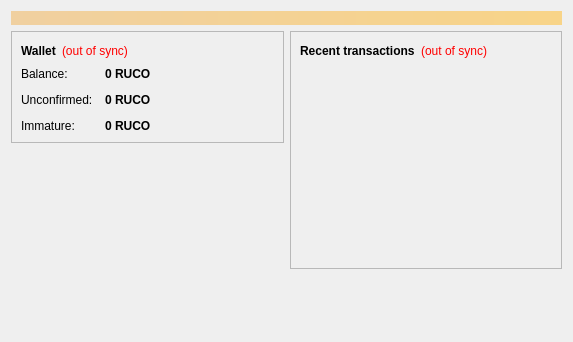
<?xml version="1.0" encoding="UTF-8"?>
<ui version="4.0">
 <class>OverviewPage</class>
 <widget class="QWidget" name="OverviewPage">
  <property name="geometry">
   <rect>
    <x>0</x>
    <y>0</y>
    <width>573</width>
    <height>342</height>
   </rect>
  </property>
  <property name="windowTitle">
   <string>Form</string>
  </property>
  <layout class="QVBoxLayout" name="topLayout">
   <item>
    <widget class="QLabel" name="labelAlerts">
     <property name="visible">
      <bool>false</bool>
     </property>
     <property name="styleSheet">
      <string notr="true">background-color: qlineargradient(x1: 0, y1: 0, x2: 1, y2: 0, stop:0 #F0D0A0, stop:1 #F8D488); color:#000000;</string>
     </property>
     <property name="wordWrap">
      <bool>true</bool>
     </property>
     <property name="margin">
      <number>3</number>
     </property>
    </widget>
   </item>
   <item>
    <layout class="QHBoxLayout" name="horizontalLayout" stretch="1,1">
     <item>
      <layout class="QVBoxLayout" name="verticalLayout_2">
       <item>
        <widget class="QFrame" name="frame">
         <property name="frameShape">
          <enum>QFrame::StyledPanel</enum>
         </property>
         <property name="frameShadow">
          <enum>QFrame::Raised</enum>
         </property>
         <layout class="QVBoxLayout" name="verticalLayout_4">
          <item>
           <layout class="QHBoxLayout" name="horizontalLayout_4">
            <item>
             <widget class="QLabel" name="label_5">
              <property name="font">
               <font>
                <weight>75</weight>
                <bold>true</bold>
               </font>
              </property>
              <property name="text">
               <string>Wallet</string>
              </property>
             </widget>
            </item>
            <item>
             <widget class="QLabel" name="labelWalletStatus">
              <property name="toolTip">
               <string>The displayed information may be out of date. Your wallet automatically synchronizes with the RuentoCoin network after a connection is established, but this process has not completed yet.</string>
              </property>
              <property name="styleSheet">
               <string notr="true">QLabel { color: red; }</string>
              </property>
              <property name="text">
               <string notr="true">(out of sync)</string>
              </property>
              <property name="alignment">
               <set>Qt::AlignLeading|Qt::AlignLeft|Qt::AlignVCenter</set>
              </property>
             </widget>
            </item>
            <item>
             <spacer name="horizontalSpacer_2">
              <property name="orientation">
               <enum>Qt::Horizontal</enum>
              </property>
              <property name="sizeHint" stdset="0">
               <size>
                <width>40</width>
                <height>20</height>
               </size>
              </property>
             </spacer>
            </item>
           </layout>
          </item>
          <item>
           <layout class="QFormLayout" name="formLayout_2">
            <property name="fieldGrowthPolicy">
             <enum>QFormLayout::AllNonFixedFieldsGrow</enum>
            </property>
            <property name="horizontalSpacing">
             <number>12</number>
            </property>
            <property name="verticalSpacing">
             <number>12</number>
            </property>
            <item row="0" column="0">
             <widget class="QLabel" name="label">
              <property name="text">
               <string>Balance:</string>
              </property>
             </widget>
            </item>
            <item row="0" column="1">
             <widget class="QLabel" name="labelBalance">
              <property name="font">
               <font>
                <weight>75</weight>
                <bold>true</bold>
               </font>
              </property>
              <property name="cursor">
               <cursorShape>IBeamCursor</cursorShape>
              </property>
              <property name="toolTip">
               <string>Your current balance</string>
              </property>
              <property name="text">
               <string notr="true">0 RUCO</string>
              </property>
              <property name="textInteractionFlags">
               <set>Qt::LinksAccessibleByMouse|Qt::TextSelectableByKeyboard|Qt::TextSelectableByMouse</set>
              </property>
             </widget>
            </item>
            <item row="1" column="0">
             <widget class="QLabel" name="label_3">
              <property name="text">
               <string>Unconfirmed:</string>
              </property>
             </widget>
            </item>
            <item row="1" column="1">
             <widget class="QLabel" name="labelUnconfirmed">
              <property name="font">
               <font>
                <weight>75</weight>
                <bold>true</bold>
               </font>
              </property>
              <property name="cursor">
               <cursorShape>IBeamCursor</cursorShape>
              </property>
              <property name="toolTip">
               <string>Total of transactions that have yet to be confirmed, and do not yet count toward the current balance</string>
              </property>
              <property name="text">
               <string notr="true">0 RUCO</string>
              </property>
              <property name="textInteractionFlags">
               <set>Qt::LinksAccessibleByMouse|Qt::TextSelectableByKeyboard|Qt::TextSelectableByMouse</set>
              </property>
             </widget>
            </item>
            <item row="2" column="0">
             <widget class="QLabel" name="labelImmatureText">
              <property name="text">
               <string>Immature:</string>
              </property>
             </widget>
            </item>
            <item row="2" column="1">
             <widget class="QLabel" name="labelImmature">
              <property name="font">
               <font>
                <weight>75</weight>
                <bold>true</bold>
               </font>
              </property>
              <property name="toolTip">
               <string>Mined balance that has not yet matured</string>
              </property>
              <property name="text">
               <string notr="true">0 RUCO</string>
              </property>
              <property name="textInteractionFlags">
               <set>Qt::LinksAccessibleByMouse|Qt::TextSelectableByKeyboard|Qt::TextSelectableByMouse</set>
              </property>
             </widget>
            </item>
           </layout>
          </item>
         </layout>
        </widget>
       </item>
       <item>
        <spacer name="verticalSpacer">
         <property name="orientation">
          <enum>Qt::Vertical</enum>
         </property>
         <property name="sizeHint" stdset="0">
          <size>
           <width>20</width>
           <height>40</height>
          </size>
         </property>
        </spacer>
       </item>
      </layout>
     </item>
     <item>
      <layout class="QVBoxLayout" name="verticalLayout_3">
       <item>
        <widget class="QFrame" name="frame_2">
         <property name="frameShape">
          <enum>QFrame::StyledPanel</enum>
         </property>
         <property name="frameShadow">
          <enum>QFrame::Raised</enum>
         </property>
         <layout class="QVBoxLayout" name="verticalLayout">
          <item>
           <layout class="QHBoxLayout" name="horizontalLayout_2">
            <item>
             <widget class="QLabel" name="label_4">
              <property name="text">
               <string>&lt;b&gt;Recent transactions&lt;/b&gt;</string>
              </property>
             </widget>
            </item>
            <item>
             <widget class="QLabel" name="labelTransactionsStatus">
              <property name="toolTip">
               <string>The displayed information may be out of date. Your wallet automatically synchronizes with the RuentoCoin network after a connection is established, but this process has not completed yet.</string>
              </property>
              <property name="styleSheet">
               <string notr="true">QLabel { color: red; }</string>
              </property>
              <property name="text">
               <string notr="true">(out of sync)</string>
              </property>
              <property name="alignment">
               <set>Qt::AlignRight|Qt::AlignTrailing|Qt::AlignVCenter</set>
              </property>
             </widget>
            </item>
            <item>
             <spacer name="horizontalSpacer">
              <property name="orientation">
               <enum>Qt::Horizontal</enum>
              </property>
              <property name="sizeHint" stdset="0">
               <size>
                <width>40</width>
                <height>20</height>
               </size>
              </property>
             </spacer>
            </item>
           </layout>
          </item>
          <item>
           <widget class="QListView" name="listTransactions">
            <property name="styleSheet">
             <string notr="true">QListView { background: transparent; }</string>
            </property>
            <property name="frameShape">
             <enum>QFrame::NoFrame</enum>
            </property>
            <property name="verticalScrollBarPolicy">
             <enum>Qt::ScrollBarAlwaysOff</enum>
            </property>
            <property name="horizontalScrollBarPolicy">
             <enum>Qt::ScrollBarAlwaysOff</enum>
            </property>
            <property name="selectionMode">
             <enum>QAbstractItemView::NoSelection</enum>
            </property>
           </widget>
          </item>
         </layout>
        </widget>
       </item>
       <item>
        <spacer name="verticalSpacer_2">
         <property name="orientation">
          <enum>Qt::Vertical</enum>
         </property>
         <property name="sizeHint" stdset="0">
          <size>
           <width>20</width>
           <height>40</height>
          </size>
         </property>
        </spacer>
       </item>
      </layout>
     </item>
    </layout>
   </item>
  </layout>
 </widget>
 <resources/>
 <connections/>
</ui>
